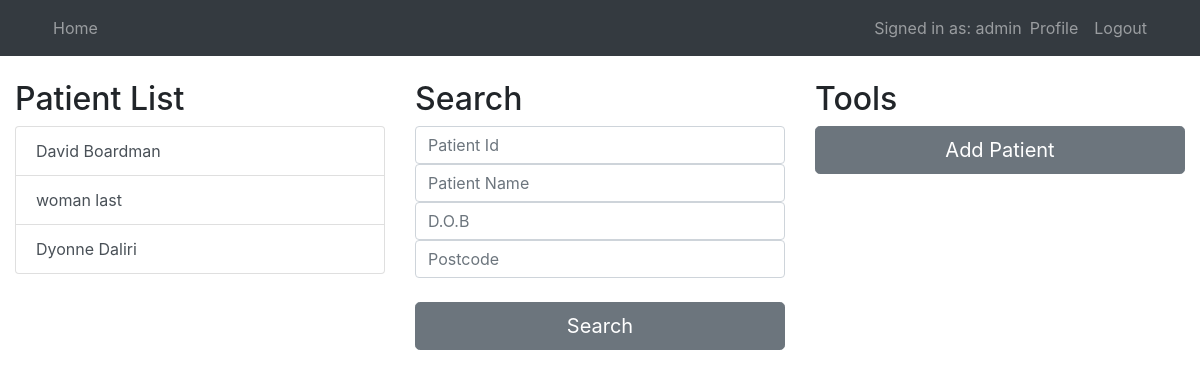
Before: /home/ (signed in) with the older database file.
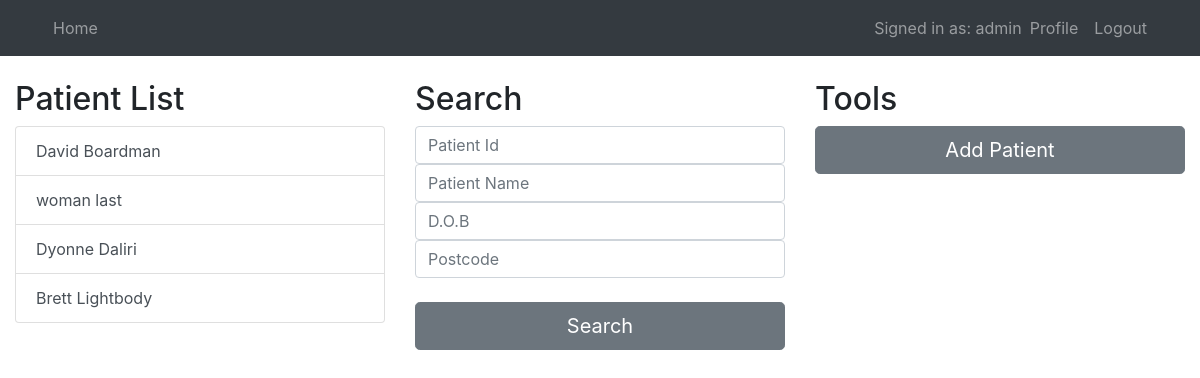
After: the same page with the newer database file.
### users/models.py (models this page shows, shortened)
class PersonalDetails(models.Model):
    patienttitle = models.CharField(max_length=4, choices=TITLE_CHOICES, verbose_name='Title')
    patientfirstname = models.CharField(max_length=256, verbose_name='First Name')
    patientlastname = models.CharField(max_length=256, verbose_name='Last Name')
    patientpreferredname = models.CharField(max_length=256, blank=True, verbose_name='Preferred name')
    dateofbirth = models.DateTimeField(verbose_name='DOB')
    gender = models.CharField(max_length=256, choices=GENDER_CHOICES, verbose_name='Gender')
    weight = models.CharField(max_length=256, blank=True, verbose_name='Weight')
    height = models.CharField(max_length=256, blank=True, verbose_name='Height')
    address = models.CharField(max_length=256, verbose_name='Address')
    bmi = models.CharField(max_length=256, blank=True, verbose_name='BMI')
    phonenumber = models.CharField(max_length=256, blank=True, verbose_name='Phone Number')
    email = models.CharField(max_length=256, blank=True, verbose_name='Email')
    dnr = models.NullBooleanField(null=True, blank=True, verbose_name='DNR')
    wardlocation = models.CharField(max_length=256, blank=True, verbose_name='Ward Location')
    photo = models.ImageField(default='default.png', upload_to='profile_pics', blank=True, verbose_name='Photo')

### mysite/views.py (the view)
# urls.py: path('', views.home, name ='mysite-home'),
@login_required()
def home(request):
    context = {
        'patients': PersonalDetails.objects.all(),
        'title': 'Home'
    }
    return render(request, 'mysite/home.html', context)

### mysite/templates/mysite/home.html
{% extends "mysite/base.html" %}
{% block content %}
    <br>
        <div class="row">
            <div class="col-sm">
            <h2>Patient List</h2>
                <div class="list-group">
                    {% for patient in patients %}
                        <a href="patient/{{patient.id}}" class="list-group-item list-group-item-action">{{ patient.patientfirstname }} {{ patient.patientlastname }}</a>
                    {% endfor %}
                </div>
            </div>
            <div class="col-sm">
                <h2>Search</h2>
                <div class="form-group">
                    <input type="text" class="form-control" id="formGroupExampleInput" placeholder="Patient Id">
                    <input type="text" class="form-control" id="formGroupExampleInput" placeholder="Patient Name">
                    <input type="text" class="form-control" id="formGroupExampleInput" placeholder="D.O.B">
                    <input type="text" class="form-control" id="formGroupExampleInput" placeholder="Postcode">
                    <br>
                    <button type="button" class="btn btn-secondary btn-lg btn-block">Search</button>
                </div>
            </div>
            <div class="col-sm">
                <h2>Tools</h2>
                <a class="btn btn-secondary btn-lg btn-block" href="{% url 'add-patient' %}">Add Patient
                </a>
            </div>
        </div>
{% endblock content %}

Changed rows visible on the page:
added PersonalDetails: patientfirstname "Brett", patientlastname "Lightbody"
